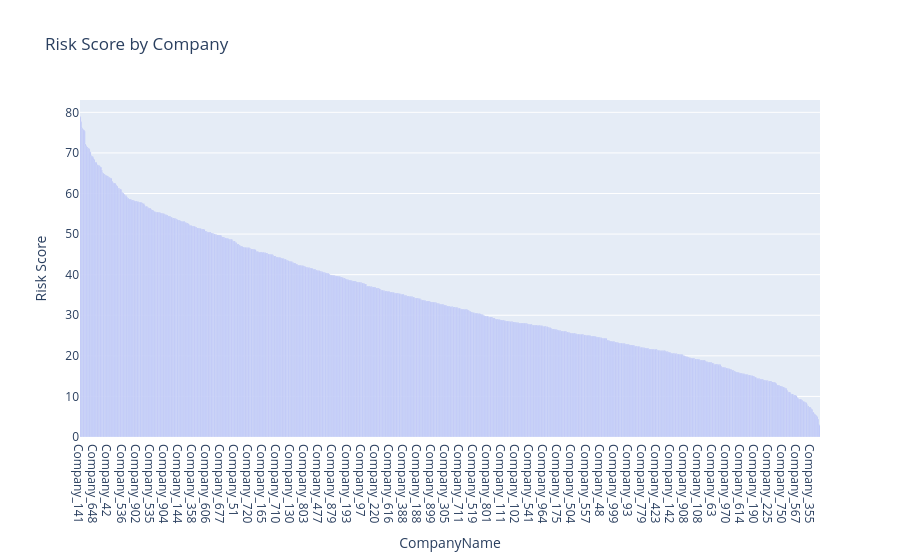

This figure's notebook cell:
### Markdown cell above
🔴 1. Risk Score by Company (Bar Chart)

### Code cell
import pandas as pd
import plotly.express as px

df = pd.read_csv("company_esg_financial_dataset.csv")

df = df.dropna(subset=["CompanyName","Year","ESG_Overall","CarbonEmissions","Revenue","ProfitMargin"])

latest = df.sort_values(["CompanyName","Year"]).groupby("CompanyName").tail(1)

latest["EmissionIntensity"] = latest["CarbonEmissions"] / latest["Revenue"]

latest["Risk Score"] = (
    0.5*(100-latest["ESG_Overall"]) +
    0.35*((latest["EmissionIntensity"]-latest["EmissionIntensity"].min()) /
    (latest["EmissionIntensity"].max()-latest["EmissionIntensity"].min()+1e-9))*100 +
    0.15*((20-latest["ProfitMargin"]).clip(0,40)*2.5)
).clip(0,100)

fig = px.bar(
    latest.sort_values("Risk Score", ascending=False),
    x="CompanyName",
    y="Risk Score",
    title="Risk Score by Company"
)

fig.show()

### Figure 1 — Plotly figure (JSON) as saved in the notebook; plotly's stock layout.template omitted (floating-point values rounded to 4 significant figures; data arrays with more than 128 entries replaced by an {"elided": "..."} marker saying what was removed)
{"data": [{"hovertemplate": "CompanyName=%{x}<br>Risk Score=%{y}<extra></extra>", "legendgroup": "", "marker": {"color": "#636efa", "pattern": {"shape": ""}}, "name": "", "orientation": "v", "showlegend": false, "textposition": "auto", "type": "bar", "x": {"elided": "1000 str values"}, "xaxis": "x", "y": {"elided": "1000 float values"}, "yaxis": "y"}], "layout": {"barmode": "relative", "legend": {"tracegroupgap": 0}, "title": {"text": "Risk Score by Company"}, "xaxis": {"anchor": "y", "domain": [0, 1], "title": {"text": "CompanyName"}}, "yaxis": {"anchor": "x", "domain": [0, 1], "title": {"text": "Risk Score"}}}}
